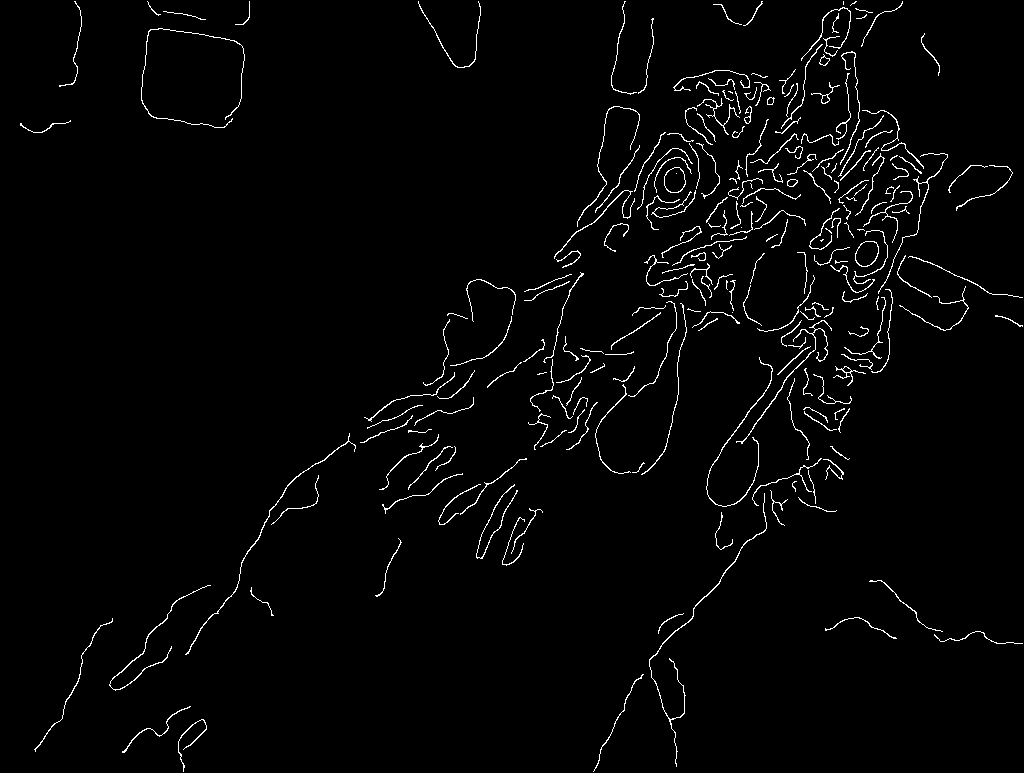
#> input picture edges.png, 1024 x 773 px
$ python TwoPass.py
#> lines starting #> are read from the running program, lines starting #| are printed output that depends on the picture
import sys
import skimage
from skimage import io, filters, feature
import numpy as np
import math
import scipy
from scipy import spatial  #For cKDTree

import time


DEBUG = False
DEBUG2 = False
totalStartTime = time.time()

edges = skimage.io.imread(fname="edges.png", as_gray=True)
#> edges: shape (773, 1024); 2.1% white in thin lines or dots
map = np.zeros(shape=(len(edges),len(edges[0]))).astype(int)
#> map: shape (773, 1024) int64; every value is 0

#Current group ID number
segment = 1

#Dictionary for equivalent tags
tags = dict()


#------------------------------------------------------------------------------
# Given a binary image, make a map that assigns each edge (non-0) pixel
#  to a 'connected component' #, linking adjacent pixels as a component
#
# Create a dictionary to keep track of which resulting edge component #s
#  are equivalent, e.g.   1 and 3   or   2 and 4   in the example below
'''
. . . . . . . .			. . . . . . . .
. 1 . . . . 1 .			. 1 . . . . 2 .
. 1 . 1 1 . 1 .   ..\	. 1 . 3 3 . 2 .
. . 1 . . . 1 .   ''/	. . 1 . . . 2 .
. . . . 1 1 . .			. . . . 4 2 . .
. . . . . . . .			. . . . . . . .
'''


startTime = time.time()


##    TODO   update the comments in between lines here to increase readability

#For every pixel...
for row in range(1, len(map)-1):
	for col in range(1, len(map[0])-1):

		#If this is an edge pixel
		if(edges[row][col] != 0):
			#														1 2 3
			#Check surrounding 8 pixels for already found (non-0)	4 X .
			#pixels, disregard bottom right 4 for efficiency		. . .
			neighbors = [map[row-1][col-1], map[row-1][col  ], map[row-1][col+1],
						 map[row  ][col-1]]


			for pix in neighbors:
				if(pix != 0):

					#If we haven't already found a value...
					if(map[row][col] == 0):
						map[row][col] = pix

					#If this pix value isn't a duplicate, record it
					elif(pix != map[row][col]):
						tags[ map[row][col] ].add(pix)


			#If there was no non-zero pixel in neighbors...
			if(map[row][col] == 0):
				map[row][col] = segment
				segment += 1

			#If this key doesn't yet exist...
			if(map[row][col] not in tags):
				tags[ map[row][col] ] = set()
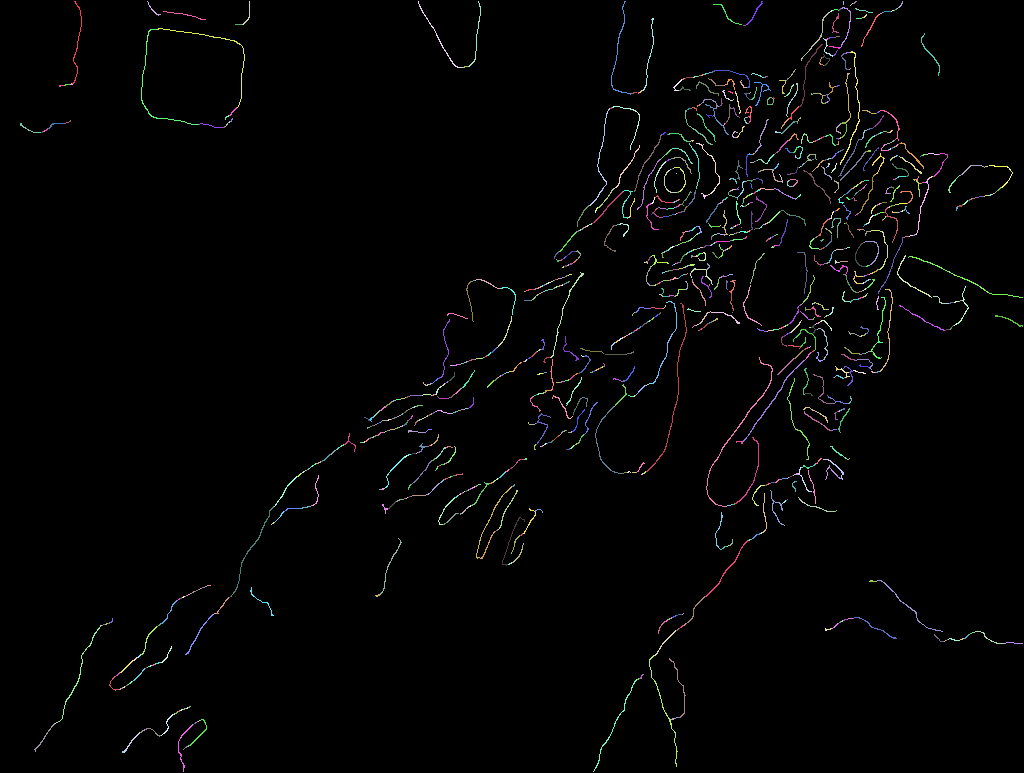
#> map: shape (773, 1024) int64; 1207 distinct labels, from 0 to 1206; one colour per label, 0 black
#> after the loop, segment = 1207; tags = 1206 items


endTime = time.time()
print("Connected component assignment:",endTime-startTime)
#------------------------------------------------------------------------------


if(DEBUG):
	#Print the dictionary
	for tag in tags:
	    print (tag,":",tags[tag])


#------------------------------------------------------------------------------
# Taking the dictionary created in the last step, consolidate it so that all
#  equivalent #s point to a single parent #
'''
. . . . . . . .			. . . . . . . .		 ...
. 1 . . . . 2 .			. 3 . . . . 4 .		1: {3}
. 1 . 3 3 . 2 .   ..\	. 3 . 3 3 . 4 .		2: {4}
. . 1 . . . 2 .   ''/	. . 3 . . . 4 .		3: { }
. . . . 4 2 . .			. . . . 4 4 . .		4: { }
. . . . . . . .			. . . . . . . .		 ...

This example is different than the one used throughout this file

1: {2, 5}		6: { }			1: {9}		6: { }
2: {3}			7: {8}	  ..\   2: {9}		7: {9}
3: { }			8: {9}	  ''/	3: {9}		8: {9}
4: { }			9: { }			4: { }		9: {1, 2, 3, 5, 7, 8}
5: {7}			 ...			5: {9}		 ...

'''
startTime = time.time()


#For every component #...
for compNum in tags:

	#Grab the list of numbers this compNum is equivalent to
	lst = list(tags[compNum])

	index = 0
	while index < len(lst):
		#For every number this compNum is equivalent to...
		equiv = lst[index]

		#Grab the list of numbers THAT is equivalent to
		children = tags[equiv]

		#Remove compNum if it exists in this set (we don't want 2 -> 2, ...)
		children.discard(compNum)
		#And add the set to the current running list, minus duplicates
		children.difference_update(lst)
		lst = lst + list(children)

		#Point the child # to only this compNum
		tags[equiv] = set([compNum])

		index += 1

	#Finally, update this compNum in the dictionary with the new extended list
	tags[compNum] = set(lst)
#> this loop made 1206 passes


endTime = time.time()
print("Connected component consolidation:",endTime-startTime)
#------------------------------------------------------------------------------

if(DEBUG):
	print("\n")

	for tag in tags:
	    print (tag,":",tags[tag])


	if(True):
		#Print the old map
		for row in range(0, len(map)):
			print()
			for col in range(0, len(map[0])):
				if(map[row][col] != 0):
					print("{:^3}".format(map[row][col]), end="")
				else:
					print("-|-", end="")

	print("\n")

	for tag in tags:
	    print (tag,":",tags[tag])

	print("\n")

	if(True):
		#Print the new map
		for row in range(0, len(map)):
			print()

			for col in range(0, len(map[0])):

				if(map[row][col] != 0):

					key = map[row][col]
					s = tags[key]
					if (len(s) != 0):

						arbitratryVal = next(iter( tags[key] ))
						if (key < arbitratryVal):
							key = arbitratryVal

					print("{:^3}".format(key), end="")
				else:
					print("-|-", end="")

	print("\n")


#------------------------------------------------------------------------------
# For ease of use and readability, trim the dictionary so that
#  parent component #s always point to an empty set
#
# This can easily be combined with the step below for a slight increase in
#  efficiency, but is made separate for readability
#
# A parent component # will always point to either:
#  - An empty set
#  - A list of child component #s, all of which will be < parent
'''

1: {9}		6: { }						  1: {9}		6: { }
2: {9}		7: {9}					..\   2: {9}		7: {9}
3: {9}		8: {9}					''/	  3: {9}		8: {9}
4: { }		9: {1, 2, 3, 5, 7, 8}		  4: { }		9: { }
5: {9}		 ...						  5: {9}		 ...

'''

startTime = time.time()

for key in tags:
	if (len( tags[key] ) > 0):
		if (key > next(iter( tags[key] ))):
			tags[key] = set()


if (DEBUG):
	for tag in tags:
	    print (tag,":",tags[tag])

	print("\n")

endTime = time.time()
print("Connected component dictionary trimming:",endTime-startTime)
#------------------------------------------------------------------------------
# Make a list of all coordinates per component
'''
. . . . . . . .			...
. 3 . . . . 4 .			...
. 3 . 3 3 . 4 .   ..\	3: (1,1), (2,1), (2,3), (2,4), (3,2)
. . 3 . . . 4 .   ''/	4: (1,6), (2,6), (3,6), (4,4), (4,5)
. . . . 4 4 . .			...
. . . . . . . .			...
'''

startTime = time.time()


#Create a new dictionary
components = dict()

for row in range(0, len(map)):
	for col in range(0, len(map[0])):

		#If this pixel is part of a component...
		if(map[row][col] != 0):

			#Use the tag dictionary to find if this is a parent component #.
			#If it is a child #, we need to find the parent #.
			key = map[row][col]
			s = tags[key]


			# The step above can be inserted here for efficiency

			#If this component points to an empty set, it is a parent
			if (len(s) != 0):
				#Grab the parent #
				key = next(iter( s ))


			#Add this coordinate to the dictionary
			coord = (row, col)

			if(key in components):
				components[key].append([row, col])
			else:
				components.setdefault(key, [[row, col]])
#> after the loop, components = 235 items


if (DEBUG):
	for comp in components:
	    print (comp,":",len(components[comp]),":",components[comp])
	print("\n")


if (DEBUG2):
	for comp in components:
	    print(comp, np.array(components[comp]))
	print("\n")


endTime = time.time()
print("Coordinates per connected component:",endTime-startTime)


#------------------------------------------------------------------------------
# Using the list of coordinates per component created above, build individual
#  2d-trees (kd-tree) for each component to speed up nearest-neighbor searches

startTime = time.time()


trees = dict()
for comp in components:
	trees[comp] = spatial.cKDTree(components[comp])
#> this loop made 235 passes
#> comp on passes 1, 3, 4: 77, 31, 48
#> after the loop, trees = 235 items


endTime = time.time()
print("Building KDTrees:",endTime-startTime)


#------------------------------------------------------------------------------
# Build an adjacency matrix between all components, using the shortest
#  distance between two respective components as an edge
#
# Could also weight the cost based on whether the start and end points are
#  a line segment end or not here
# This would likely require redefining euclideanDistance, as that is what
#  cKDTree uses to determine distance
# Example: http://code.activestate.com/recipes/578434-a-simple-kd-tree-example-with-custom-euclidean-dis/
'''												  _______3__________ ...
3: (1,1), (2,1), (2,3), (2,4), (3,2)	..\		4| [(2,4), (2,6), 2]
4: (1,6), (2,6), (3,6), (4,4), (4,5)	''/		5| [(2,4), (2,9), 5]
5: (2,9), (3,9)								  ...|	Start   End  Dist
'''

startTime = time.time()


size = len(trees.keys())
#> size = 235
adjacency = np.zeros(shape=(size, size)).astype(tuple)

i, j = 0, 0
comps = list(components.keys())
#> comps = 235 values, max 1206 at index 233, min 2 at index 1, mean 530.7


#For every component
for i, startingComp in enumerate(comps):
	coords = components[startingComp]
	#print("Querying from component", startingComp)

	#Find closest points between this component and    lst: 1, *3*, 7, 11, 9, 2
	#those components ahead of it in the list					  | ->
	for j in range(i+1, len(comps)):
		endingComp = comps[j]
		tree = trees[endingComp]

		#Query tree with each point from startingComp
		distances, indices = tree.query(coords, k=1)

		#Find the index of the shortest distance
		minDistanceIndex = np.argmin(distances)
		minDistance = distances[minDistanceIndex]

		#Find the respective points
		start = coords[minDistanceIndex]
		end = tree.data[ indices[minDistanceIndex] ].astype(int)


		#Add these points to the adjacency list
		adjacency[i][j]= adjacency[j][i]= (tuple(start),tuple(end),minDistance)
#> this loop made 235 passes
#> startingComp on passes 1 to 3: 77, 2, 31


endTime = time.time()
print("Adjacency matrix creation:",endTime-startTime)


#------------------------------------------------------------------------------
# Using the adjacency matrix from the last step, create a minimum spanning
#  tree with distance as the edge cost
#
# The below is Prim's algorithm

startTime = time.time()


numVertices = len(adjacency)
#> numVertices = 235
visited = [False] * numVertices
#> visited = 235 items, first 6: False, False, False, False, False, False
numEdges = 0

#List to store the MST
MST = []


#Set the first vertex to 'visited'
visited[0] = True

while (numEdges < numVertices - 1):
	min = sys.maxsize
	x = 0
	y = 0

	for i in range(numVertices):
		if (visited[i]):

			for j in range(numVertices):
				if (not visited[j]):
					if (min > adjacency[i][j][2]):
						min = adjacency[i][j][2]
						x = i
						y = j


	MST.append(adjacency[x][y])
	visited[y] = True
	numEdges += 1
#> after the loop, MST = 234 items; numEdges = 234; visited = 235 items, first 6: True, True, True, True, True, True

if (DEBUG):
	print("\n")
	print(visited)
	for edge in MST:
		print(edge)


endTime = time.time()
print("MST creation:",endTime-startTime)
#------------------------------------------------------------------------------
# Using the MST created above, draw lines along the
#  edges between closest points to link components
#
# The below is Bresenham's Line Generation algorithm
'''
. . . . . . . .
. 3 . . . . 4 .
. 3 . 3 3 = 4 .
. . 3 . . . 4 .
. . . . 4 4 . .
. . . . . . . .
'''


startTime = time.time()


for edge in MST:
	#Set up initial conditions
	x1, y1 = edge[0]
	x2, y2 = edge[1]
	dx = x2 - x1
	dy = y2 - y1

	#Determine if the line slopes vertically or horizontally
	slopedVertically = abs(dy) > abs(dx)


	#Rotate if vertically sloped
	if (slopedVertically):
		x1, y1 = y1, x1
		x2, y2 = y2, x2

	#Swap points to keep things positive
	swapped = False
	if (x1 > x2):
		x1, x2 = x2, x1
		y1, y2 = y2, y1
		swapped = True


	#Recalculate slopes
	dx = x2 - x1
	dy = y2 - y1

	#Calculate error
	error = int(dx / 2)
	ystep = 1 if (y1 < y2) else -1

	#Generate points
	y = y1
	for x in range(x1, x2+1):

		if (slopedVertically):
			map[y][x] = 255
		else:
			map[x][y] = 255

		error -= abs(dy)
		if (error < 0):
			y += ystep
			error += dx
#> this loop made 234 passes
#> (edge, x1, y1, x2, y2, slopedVertically) on passes 1, 2, 4, 5, 6, 7, 8, 10, 11, 12: (((85, 65), (120, 70), 35.36), 85, 65, 120, 70, False), (((73, 77), (74, 142), 65.01), 77, 73, 142, 74, True), (((14, 160), (11, 163), 4.24), 11, 163, 14, 160, False), (((24, 235), (40, 234), 16.03), 24, 235, 40, 234, False), (((1, 249), (1, 418), 169), 249, 1, 418, 1, True), (((59, 475), (75, 611), 136.9), 475, 59, 611, 75, True), (((92, 636), (92, 638), 2), 636, 92, 638, 92, True), (((226, 577), (230, 578), 4.12), 226, 577, 230, 578, False), (((191, 634), (191, 632), 2), 632, 191, 634, 191, True), (((258, 554), (259, 556), 2.24), 554, 258, 556, 259, True)
#> (edge, x1, y1, x2, y2, slopedVertically) on pass 18: (((159, 688), (160, 685), 3.16), 685, 160, 688, 159, True)
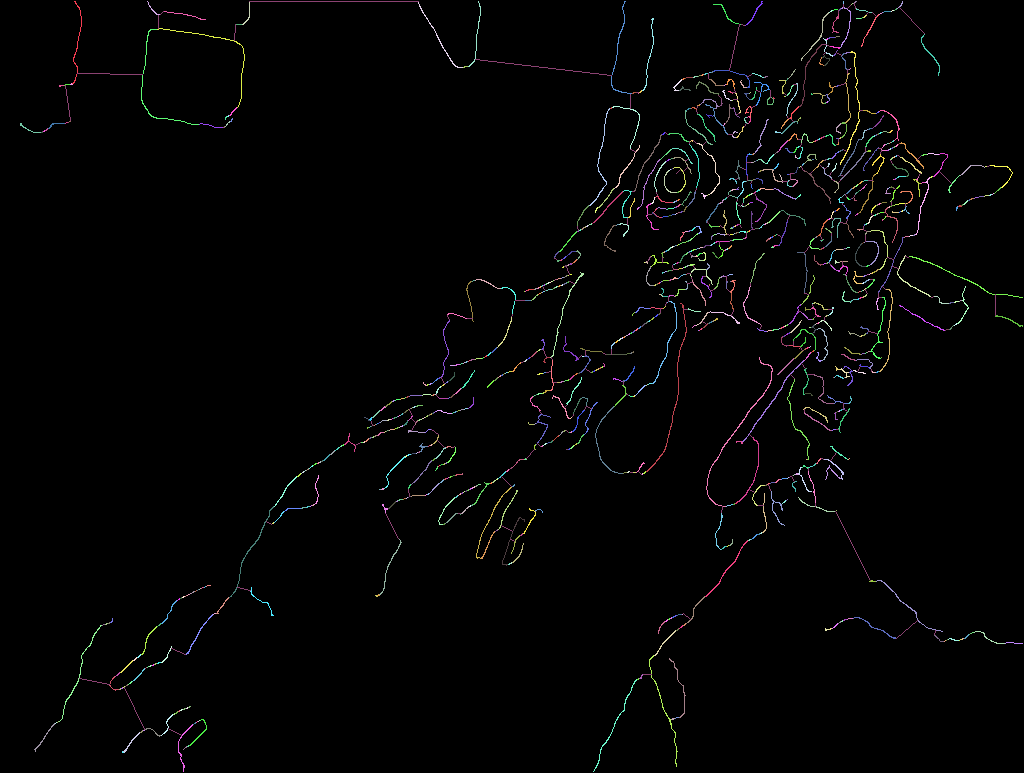
#> map: shape (773, 1024) int64; 1196 distinct labels, from 0 to 1206; one colour per label, 0 black


endTime = time.time()
print("Bresenham line generation:",endTime-startTime)
#------------------------------------------------------------------------------


totalEndTime = time.time()
print("\n")
print("Total Script Runtime:", totalEndTime - totalStartTime)
print("\n")

io.imsave(fname='final.png', arr=skimage.img_as_int(map))
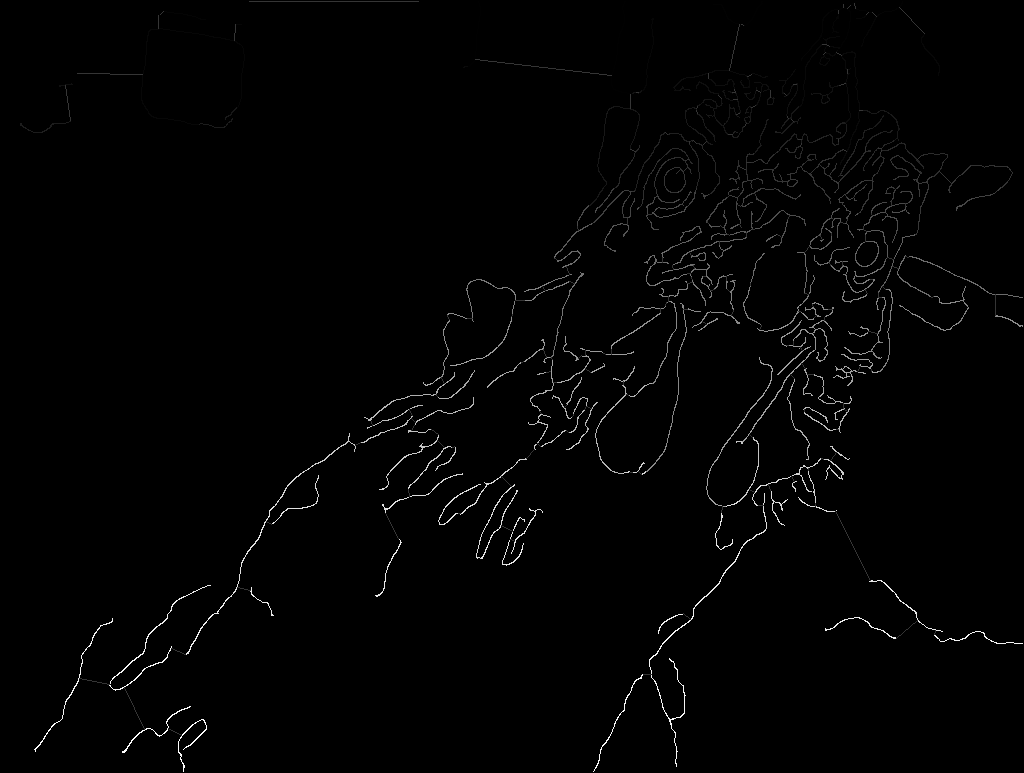
#> saved as final.png: shape (773, 1024) uint16; min 0, max 1206, mean 12.4; drawn with min black and max white
#Display edges
io.imshow(map)
io.show()


if(False):
	#Print the new map
	for row in range(0, len(map)):
		print()

		for col in range(0, len(map[0])):

			if(map[row][col] != 0):

				print(" O ", end="")
			else:
				#print("-|-", end="")
				print("   ", end="")

print("\n")
